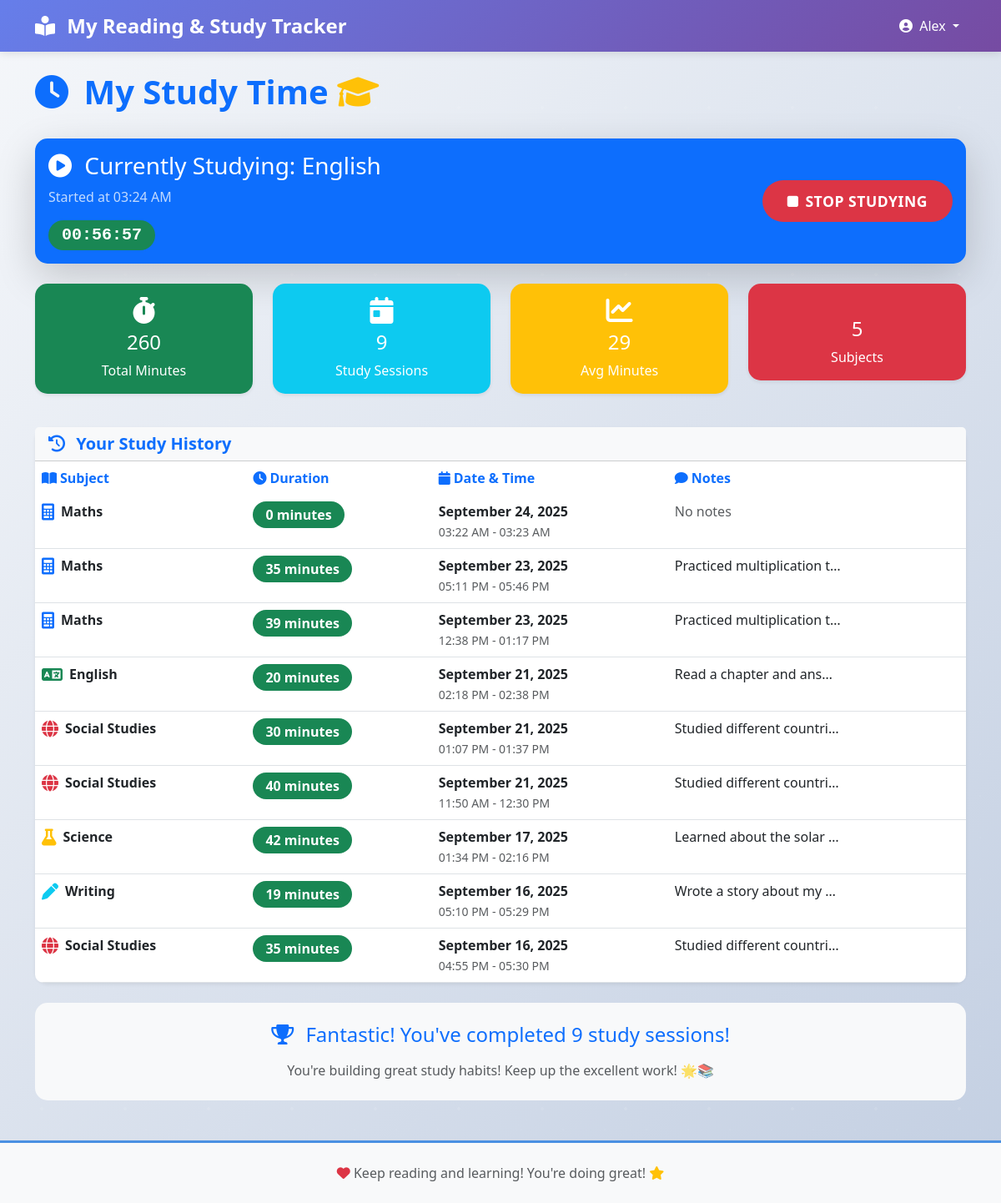
/study (signed in), run on the app's committed database.
### app.py (models this page shows)
class User(UserMixin, db.Model):
    id = db.Column(db.Integer, primary_key=True)
    email = db.Column(db.String(100), unique=True, nullable=False)
    name = db.Column(db.String(100), nullable=False)
    google_id = db.Column(db.String(100), unique=True, nullable=False)
    created_at = db.Column(db.DateTime, default=datetime.utcnow)
    books = db.relationship('Book', backref='user', lazy=True)
    study_sessions = db.relationship('StudySession', backref='user', lazy=True)

class StudySession(db.Model):
    id = db.Column(db.Integer, primary_key=True)
    subject = db.Column(db.String(50), nullable=False)  # maths, writing, english, science, social_studies
    start_time = db.Column(db.DateTime, nullable=False)
    end_time = db.Column(db.DateTime)
    duration_minutes = db.Column(db.Integer)  # calculated field
    notes = db.Column(db.Text)
    user_id = db.Column(db.Integer, db.ForeignKey('user.id'), nullable=False)

### app.py (the view)
@app.route('/study')
@login_required
def study_sessions():
    sessions = StudySession.query.filter_by(user_id=current_user.id).filter(StudySession.end_time.isnot(None)).order_by(StudySession.start_time.desc()).all()
    active_session = StudySession.query.filter_by(user_id=current_user.id, end_time=None).first()
    return render_template('study_sessions.html', sessions=sessions, active_session=active_session)

### app.py (called while the page is built)
@login_manager.user_loader
def load_user(user_id):
    return User.query.get(int(user_id))

### templates/study_sessions.html (shortened to what this page needs)
{% extends "base.html" %}
{% block content %}
<div class="row">
    <div class="col-12">
        <div class="d-flex justify-content-between align-items-center mb-4">
            <h1 class="display-6 fw-bold text-primary">
                <i class="fas fa-clock me-2"></i>
                My Study Time
                <i class="fas fa-graduation-cap text-warning"></i>
            </h1>
        </div>
    </div>
</div>
{% if active_session %}
<div class="row mb-4">
    <div class="col-12">
        <div class="card border-0 shadow-lg bg-primary text-white">
            <div class="card-body">
                <div class="row align-items-center">
                    <div class="col-md-8">
                        <h3 class="mb-2">
                            <i class="fas fa-play-circle me-2"></i>
                            Currently Studying: {{ active_session.subject.replace('_', ' ').title() }}
                        </h3>
                        <p class="mb-0 opacity-75">Started at {{ active_session.start_time.strftime('%I:%M %p') }}</p>
                        <div class="mt-3">
                            <span class="badge bg-success fs-5 px-3 py-2" id="timer-display">00:00:00</span>
                        </div>
                    </div>
                    <div class="col-md-4 text-end">
                        <button class="btn btn-danger btn-lg" onclick="stopStudy()">
                            <i class="fas fa-stop me-2"></i>Stop Studying
                        </button>
                    </div>
                </div>
            </div>
        </div>
    </div>
</div>
{% endif %}
{% if sessions %}
<div class="row mb-4">
    <div class="col-md-3 mb-3">
        <div class="card border-0 shadow-sm bg-success text-white">
            <div class="card-body text-center">
                <i class="fas fa-stopwatch fa-2x mb-2"></i>
                <h4>{{ sessions|sum(attribute='duration_minutes') }}</h4>
                <p class="mb-0">Total Minutes</p>
            </div>
        </div>
    </div>
    <div class="col-md-3 mb-3">
        <div class="card border-0 shadow-sm bg-info text-white">
            <div class="card-body text-center">
                <i class="fas fa-calendar-day fa-2x mb-2"></i>
                <h4>{{ sessions|length }}</h4>
                <p class="mb-0">Study Sessions</p>
            </div>
        </div>
    </div>
    <div class="col-md-3 mb-3">
        <div class="card border-0 shadow-sm bg-warning text-white">
            <div class="card-body text-center">
                <i class="fas fa-chart-line fa-2x mb-2"></i>
                <h4>{{ (sessions|sum(attribute='duration_minutes') / sessions|length)|round|int if sessions else 0 }}</h4>
                <p class="mb-0">Avg Minutes</p>
            </div>
        </div>
    </div>
    <div class="col-md-3 mb-3">
        <div class="card border-0 shadow-sm bg-danger text-white">
            <div class="card-body text-center">
                <h4>{{ sessions|map(attribute='subject')|unique|list|length }}</h4>
                <p class="mb-0">Subjects</p>
            </div>
        </div>
    </div>
</div>
{% endif %}
{% if sessions %}
<div class="row">
    <div class="col-12">
        <div class="card border-0 shadow-sm">
            <div class="card-header bg-light">
                <h5 class="mb-0 fw-bold text-primary">
                    <i class="fas fa-history me-2"></i>
                    Your Study History
                </h5>
            </div>
            <div class="card-body p-0">
                <div class="table-responsive">
                    <table class="table table-hover mb-0">
                        <thead class="bg-light">
                            <tr>
                                <th class="border-0 fw-bold text-primary">
                                    <i class="fas fa-book-open me-1"></i>Subject
                                </th>
                                <th class="border-0 fw-bold text-primary">
                                    <i class="fas fa-clock me-1"></i>Duration
                                </th>
                                <th class="border-0 fw-bold text-primary">
                                    <i class="fas fa-calendar me-1"></i>Date & Time
                                </th>
                                <th class="border-0 fw-bold text-primary">
                                    <i class="fas fa-comment me-1"></i>Notes
                                </th>
                            </tr>
                        </thead>
                        <tbody>
                            {% for session in sessions %}
                            <tr>
                                <td>
                                    <div class="d-flex align-items-center">
                                        {% set subject_icons = {
                                            'maths': 'fas fa-calculator text-primary',
                                            'english': 'fas fa-language text-success',
                                            'science': 'fas fa-flask text-warning',
                                            'writing': 'fas fa-pen text-info',
                                            'social_studies': 'fas fa-globe text-danger'
                                        } %}
                                        <i class="{{ subject_icons.get(session.subject, 'fas fa-book text-secondary') }} fa-lg me-2"></i>
                                        <span class="fw-bold">{{ session.subject.replace('_', ' ').title() }}</span>
                                    </div>
                                </td>
                                <td>
                                    <span class="badge bg-success fs-6">
                                        {{ session.duration_minutes }} minutes
                                    </span>
                                </td>
                                <td>
                                    <div>
                                        <div class="fw-bold">{{ session.start_time.strftime('%B %d, %Y') }}</div>
                                        <small class="text-muted">
                                            {{ session.start_time.strftime('%I:%M %p') }} -
                                            {{ session.end_time.strftime('%I:%M %p') }}
                                        </small>
                                    </div>
                                </td>
                                <td>
                                    {% if session.notes %}
                                        <div class="text-truncate" style="max-width: 200px;" title="{{ session.notes }}">
                                            {{ session.notes }}
                                        </div>
                                    {% else %}
                                        <span class="text-muted">No notes</span>
                                    {% endif %}
                                </td>
                            </tr>
                            {% endfor %}
                        </tbody>
                    </table>
                </div>
            </div>
        </div>
    </div>
</div>
<div class="row mt-4">
    <div class="col-12">
        <div class="card border-0 bg-light">
            <div class="card-body text-center py-4">
                <h4 class="text-primary mb-3">
                    <i class="fas fa-trophy me-2"></i>
                    Fantastic! You've completed {{ sessions|length }} study session{{ 's' if sessions|length != 1 else '' }}!
                </h4>
                <p class="text-muted mb-0">You're building great study habits! Keep up the excellent work! 🌟📚</p>
            </div>
        </div>
    </div>
</div>
{% endif %}
{% endblock %}

### templates/base.html (shortened to what this page needs)
<!DOCTYPE html>
<html lang="en">
<head>
    <link href="https://cdn.jsdelivr.net/npm/bootstrap@5.3.0/dist/css/bootstrap.min.css" rel="stylesheet">
    <link href="https://cdnjs.cloudflare.com/ajax/libs/font-awesome/6.0.0/css/all.min.css" rel="stylesheet">
    <link href="{{ url_for('static', filename='css/style.css') }}" rel="stylesheet">
</head>
<body>
    <nav class="navbar navbar-expand-lg navbar-light bg-primary">
        <div class="container">
            <a class="navbar-brand text-white fw-bold" href="{{ url_for('dashboard') }}">
                <i class="fas fa-book-reader me-2"></i>
                My Reading & Study Tracker
            </a>
            {% if current_user.is_authenticated %}
            <div class="navbar-nav ms-auto">
                <div class="nav-item dropdown">
                    <a class="nav-link dropdown-toggle text-white" href="#" id="navbarDropdown" role="button" data-bs-toggle="dropdown">
                        <i class="fas fa-user-circle me-1"></i>
                        {{ current_user.name }}
                    </a>
                </div>
            </div>
            {% endif %}
        </div>
    </nav>
    <main class="container mt-4">
        {% block content %}{% endblock %}
    </main>
    <footer class="bg-light mt-5 py-4">
        <div class="container text-center">
            <p class="text-muted mb-0">
                <i class="fas fa-heart text-danger"></i>
                Keep reading and learning! You're doing great!
                <i class="fas fa-star text-warning"></i>
            </p>
        </div>
    </footer>
</body>
</html>

### static/css/style.css (style rules this page uses)
:root { --primary-color: #4a90e2; --secondary-color: #f39c12; --success-color: #27ae60; --warning-color: #f1c40f; --danger-color: #e74c3c; --info-color: #3498db; --light-bg: #f8f9fa; --gradient-primary: linear-gradient(135deg, #667eea 0%, #764ba2 100%); --gradient-success: linear-gradient(135deg, #4ecdc4 0%, #44a08d 100%); --gradient-warning: linear-gradient(135deg, #ffecd2 0%, #fcb69f 100%); }
body { font-family: 'Segoe UI', Tahoma, Geneva, Verdana, sans-serif; background: linear-gradient(135deg, #f5f7fa 0%, #c3cfe2 100%); min-height: 100vh; }
.navbar { background: var(--gradient-primary) !important; box-shadow: 0 2px 10px rgba(0,0,0,0.1); }
.navbar-brand { font-size: 1.5rem; font-weight: 700; }
.card { border-radius: 15px; transition: transform 0.3s ease, box-shadow 0.3s ease; }
.btn { border-radius: 25px; font-weight: 600; text-transform: uppercase; letter-spacing: 0.5px; transition: all 0.3s ease; border: none; }
.btn-lg { padding: 12px 30px; font-size: 1.1rem; }
#timer-display { font-family: 'Courier New', monospace; font-size: 1.5rem; font-weight: bold; padding: 10px 20px; border-radius: 25px; animation: pulse 2s infinite; }
.table { border-radius: 10px; overflow: hidden; }
.badge { border-radius: 20px; padding: 8px 15px; font-weight: 600; }
body::before { content: ''; position: fixed; top: -50%; left: -50%; width: 200%; height: 200%; background: radial-gradient(circle, rgba(255,255,255,0.1) 2px, transparent 2px), radial-gradient(circle, rgba(255,255,255,0.05) 1px, transparent 1px); background-size: 100px 100px, 50px 50px; animation: float 20s infinite linear; pointer-events: none; z-index: -1; }
footer { margin-top: auto; background: rgba(255,255,255,0.9) !important; border-top: 3px solid var(--primary-color); }

### data on the page
User: name "Alex"
StudySession: subject.replace "English", start_time "03:24 AM"
StudySession: subject.replace "Maths", duration_minutes "0", start_time "September 24, 2025", start_time "03:22 AM", end_time "03:23 AM", shows "No notes"
StudySession: subject.replace "Maths", duration_minutes "35", start_time "September 23, 2025", start_time "05:11 PM", end_time "05:46 PM", notes "Practiced multiplication t…"
StudySession: subject.replace "Maths", duration_minutes "39", start_time "September 23, 2025", start_time "12:38 PM", end_time "01:17 PM", notes "Practiced multiplication t…"
StudySession: subject.replace "English", duration_minutes "20", start_time "September 21, 2025", start_time "02:18 PM", end_time "02:38 PM", notes "Read a chapter and ans…"
StudySession: subject.replace "Social Studies", duration_minutes "30", start_time "September 21, 2025", start_time "01:07 PM", end_time "01:37 PM", notes "Studied different countri…"
StudySession: subject.replace "Social Studies", duration_minutes "40", start_time "September 21, 2025", start_time "11:50 AM", end_time "12:30 PM", notes "Studied different countri…"
StudySession: subject.replace "Science", duration_minutes "42", start_time "September 17, 2025", start_time "01:34 PM", end_time "02:16 PM", notes "Learned about the solar…"
StudySession: subject.replace "Writing", duration_minutes "19", start_time "September 16, 2025", start_time "05:10 PM", end_time "05:29 PM", notes "Wrote a story about my…"
StudySession: subject.replace "Social Studies", duration_minutes "35", start_time "September 16, 2025", start_time "04:55 PM", end_time "05:30 PM", notes "Studied different countri…"

### other printed values
{{ sessions|sum(attribute='duration_minutes') }} "260"
{{ sessions|length }} "9"
{{ sessions|map(attribute='subject')|unique|list|length }} "5"
{{ 's' if sessions|length != 1 else '' }} "s"
